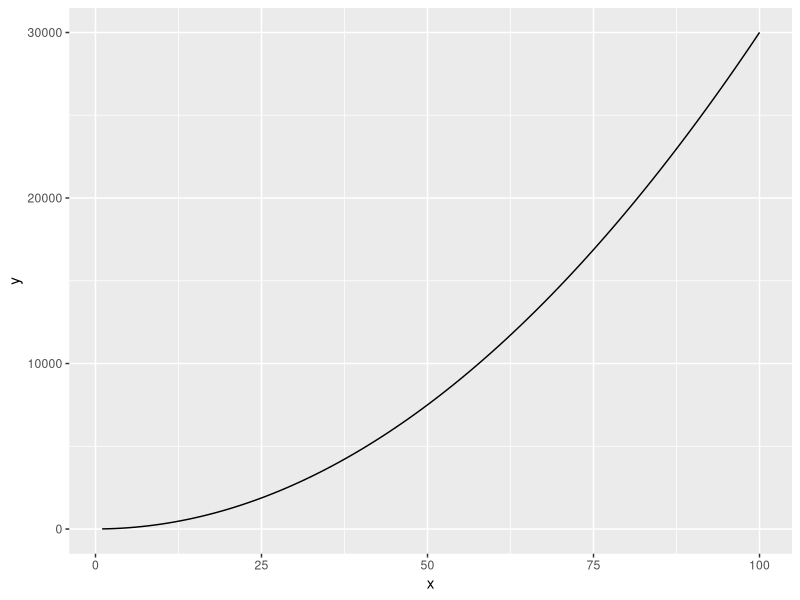
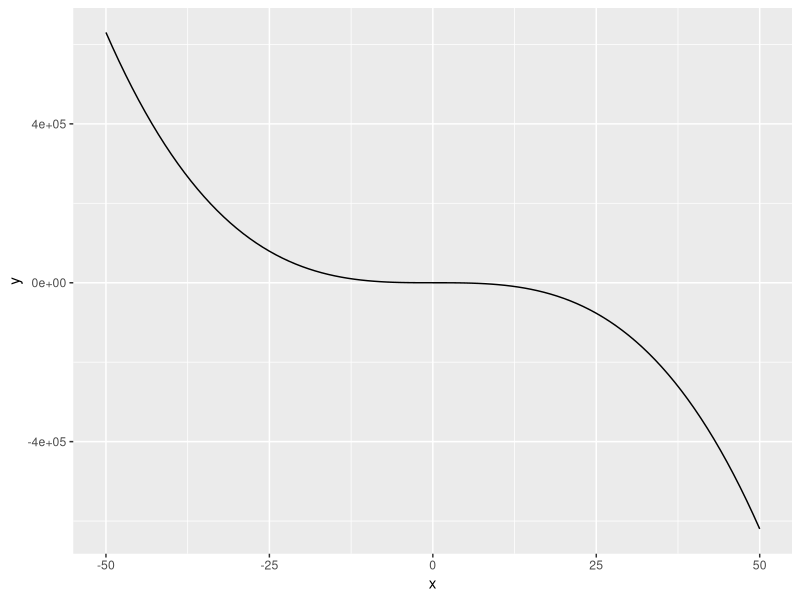
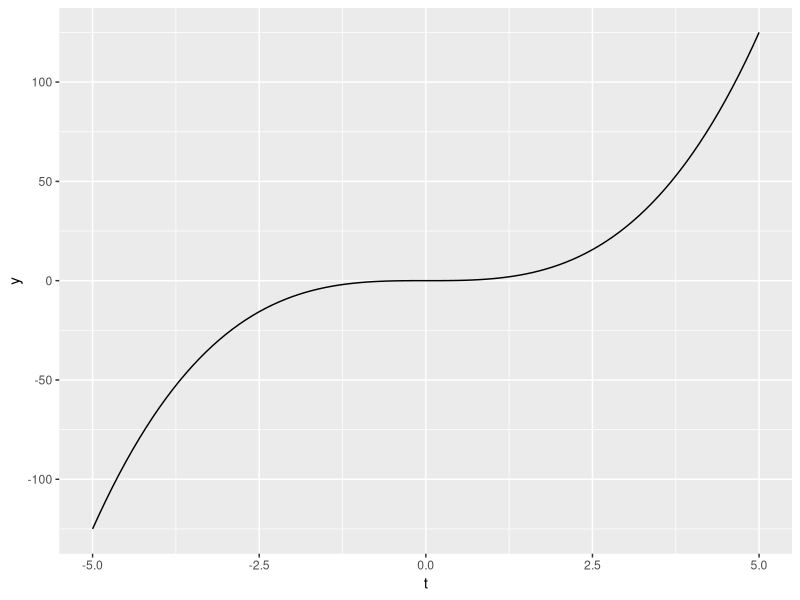
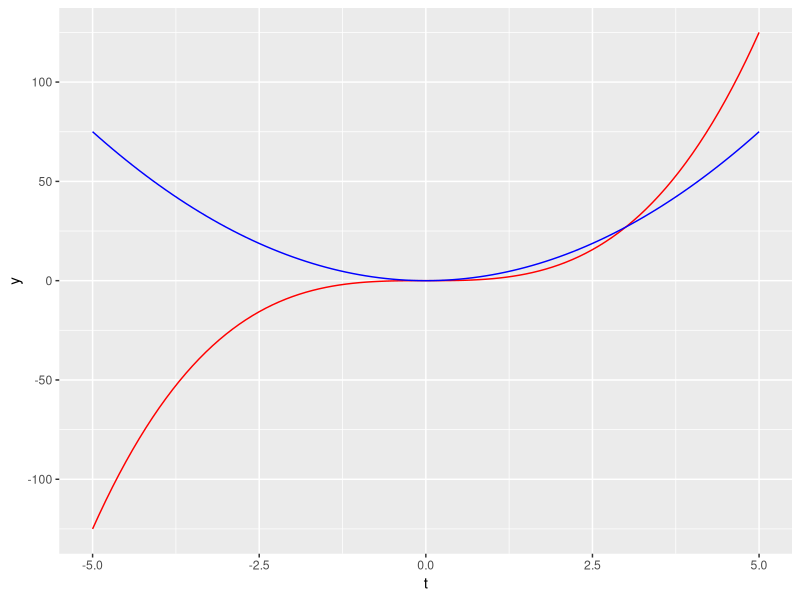
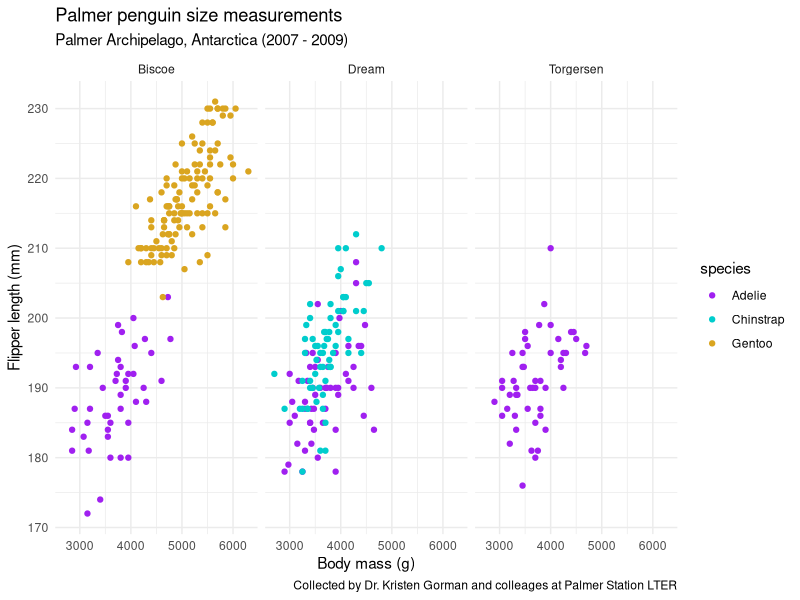

Source code (R) for these figures, in order:
## ---- chunk 1
knitr::opts_chunk$set(echo = TRUE)
library(tidyverse)
install.packages("palmerpenguins")
library(palmerpenguins)
## ---- chunk 2
eq = function(x){3*x^2 + 4} # Define function

# Plot it over a specific range using the `geom_function` mark: 
ggplot(data.frame(x = c(1, 100)), aes(x = x)) + 
  geom_function(fun = eq)
#ggplot(data.frame(x = c(1, 100)), aes(x = x)): This initializes a basic ggplot plot using a data frame with a single variable x that takes values from 1 to 100. The aes(x = x) specifies that the variable x will be used on the x-axis of the plot.

#geom_function(fun = eq): This adds a geometric layer to the plot using the geom_function function. The fun parameter specifies the mathematical function that you want to plot. In this case, it uses a function called eq.
## ---- chunk 3
eq_2 = function(x){2.4 - 5*x^3 + 2.1*x^2} # Define function

ggplot(data.frame(x = c(-50,50)), aes(x = x)) + 
  geom_function(fun = eq_2)
## ---- chunk 4
# Store the function C(t)
ct <- function(t) {t ^ 3}

# Plot it:
ggplot(data.frame(t=c(-5, 5)), aes(x=t)) + 
  geom_function(fun=ct)
## ---- chunk 5
# Find the derivative:
dc_dt <- D(expression(t^3), 't')
dc_dt
## ---- chunk 6
# Store the derivative as a function:
dc_dt_fun <- function(t) {3 * t ^2}

# Then plot them together! 
ggplot(data.frame(t = c(-5, 5)), aes(x = t)) + 
  geom_function(fun = ct, color = "red") +
  geom_function(fun = dc_dt_fun, color = "blue")
## ---- chunk 7
f_xyz <- expression(2*x*y - 3*(x^2)*(z^3))

# Partial with respect to x: 
df_dx <- D(f_xyz, 'x')
df_dx
## ---- chunk 8
# Partial with respect to y: 
df_dy <- D(f_xyz, 'y')
df_dy
## ---- chunk 9
# Partial with respect to z: 
df_dz <- D(f_xyz, 'z')
df_dz
## ---- chunk 10
# First, create the expression: 
pq <- expression(2 * cos(3 * q + 0.4) - 5.6 * exp(1.4 * q))

# Find the first derivative with respect to q:
dp_dq <- D(pq, 'q')

# Return the first derivative:
dp_dq
## ---- chunk 11
# Define value of q
q <- 0.8

# Evaluate dp_dq at that value: 
eval(dp_dq)
## ---- chunk 12
ggplot(data = penguins, aes(x = flipper_length_mm, y = body_mass_g)) +
         geom_point(aes(color = species)) +
  scale_color_manual(values = c("purple","cyan3","goldenrod")) +
  labs(x = "Flipper length (mm)",
       y = "Body mass (g)",
       title = "Palmer penguin size measurements",
       subtitle = "Palmer Archipelago, Antarctica (2007 - 2009)",
       caption = "Collected by Dr. Kristen Gorman and colleages at Palmer Station LTER") +
  coord_flip() +
  facet_wrap(~island) +
  theme_minimal()
